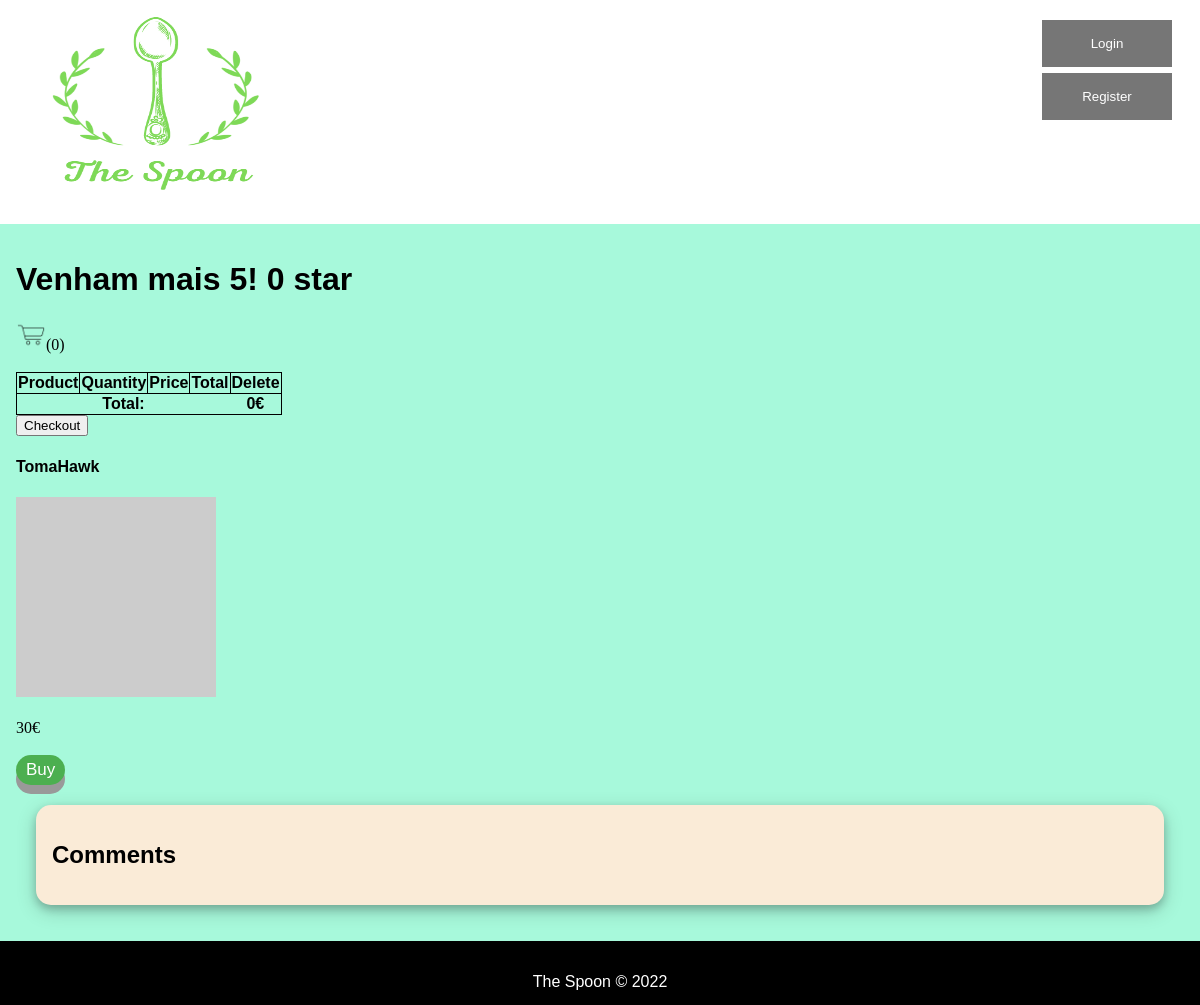
Page /pages/restaurant.php?id=20 on the committed database.
### tables this page shows
CREATE TABLE Restaurant (
	idRestaurant 		INTEGER PRIMARY KEY,
	Name 			VARCHAR NOT NULL,
	idUser		INTEGER NOT NULL 	CONSTRAINT fk_restaurant_iduser REFERENCES User (idUser)
												ON DELETE CASCADE ON UPDATE CASCADE,
	idRestCategory		INTEGER NOT NULL 	CONSTRAINT fk_restaurant_idrestcategory REFERENCES RestCategory (idRestCategory)
												ON DELETE CASCADE ON UPDATE CASCADE,
	Photo			VARCHAR	DEFAULT '',
	Description		VARCHAR DEFAULT '',
	Rating 		REAL NOT NULL,
	idAddress		INTEGER NOT NULL 	CONSTRAINT fk_restaurant_idaddress REFERENCES Address (idAddress)
												ON DELETE CASCADE ON UPDATE CASCADE,
	CONSTRAINT evaluation_rating CHECK ((Rating >= 0) and (Rating <= 5))
);

CREATE TABLE MenuItem (
	idMenuItem	 	INTEGER PRIMARY KEY,
	Name 			VARCHAR 	NOT NULL,
	Price 			INTEGER NOT NULL,
	Photo			VARCHAR	DEFAULT '',
	idMenu			INTEGER NOT NULL 	CONSTRAINT fk_menuitem_idmenu 	REFERENCES Menu (idMenu)
												ON DELETE CASCADE ON UPDATE CASCADE
);

### pages/restaurant.php (called while the page is built, shortened)
<?php
  require_once('../utils/session.php');
  require_once('../database/connection.php');
  require_once('../database/restaurant.class.php');
  require_once('../database/menu.class.php');
  require_once('../database/review.class.php');
  require_once('../templates/common.tpl.php');
  require_once('../templates/restaurant.tpl.php');
  $db = getDatabaseConnection();
  $restaurant = Restaurant::getRestaurant($db, intval($_GET['id']));
  $menu = Menu::getMenu($db, intval($_GET['id']));
  $comments = Review::getReviewsFromRestaurant($db, intval($_GET['id']));
  $user = User::getRestaurantOwner($db, $restaurant->id);
  drawRestaurant($session, $restaurant, $user, $menu, $comments);
?>

### database/restaurant.class.php (called while the page is built, shortened)
<?php
  class Restaurant {
    public function __construct(int $id, string $name, string $description, string $photo, string $street, string $city, string $state, int $postalCode, float $rating) {
      $this->name = $name;
      $this->rating = $rating;
    }
    static function getRestaurant(PDO $db, int $id) : Restaurant {
      $stmt = $db->prepare('
      SELECT idRestaurant, Name, Description, Photo, Street, City, State, PostalCode, Rating
      FROM Restaurant JOIN Address USING (idAddress)
      WHERE idRestaurant = ?
    ');
      $stmt->execute(array($id));
      $restaurant = $stmt->fetch();
      return new Restaurant(
        (int)$restaurant['idRestaurant'],
        $restaurant['Name'],
        $restaurant['Description'],
        $restaurant['Photo'],
        $restaurant['Street'],
        $restaurant['City'],
        $restaurant['State'],
        (int)$restaurant['PostalCode'],
        (float)$restaurant['Rating']
      );
    }
  }
?>

### utils/session.php (called while the page is built, shortened)
<?php
  class Session {
    public function isLoggedIn() : bool {
      return isset($_SESSION['id']);
    }
    public function getId() : ?int {
      return isset($_SESSION['id']) ? $_SESSION['id'] : null;
    }
  }
?>

### database/user.class.php (called while the page is built, shortened)
<?php
  class User {
    public function __construct(int $idUser, string $email, string $name, string $street, string $city, string $state, int $postalcode, int $phone, bool $restOwner = false)
    {
      $this->idUser = $idUser;
    }
    static function getUser(PDO $db, int $id): User {
      $stmt = $db->prepare('
        SELECT idUser, Email, Name, Street, City, State, PostalCode, Phone, RestOwner
        FROM User JOIN Address USING (idAddress)
        WHERE idUser = ?
      ');
      $stmt->execute(array($id));
      $user = $stmt->fetch();
      return new User
     (
        (int)$user['idUser'],
        $user['Email'],
        $user['Name'],
        $user['Street'],
        $user['City'],
        $user['State'],
        (int)$user['PostalCode'],
        (int)$user['Phone'],
        (bool)$user['RestOwner']
      );
    }
  }
?>

### database/review.class.php (called while the page is built, shortened)
<?php
  require_once('user.class.php');
  class Review {
    static function getReviewsFromRestaurant(PDO $db, int $id) : array {
      $stmt = $db->prepare('SELECT idEvaluation, Rating, Message, idUser, Comments, idRestaurant  FROM Evaluation WHERE idRestaurant = ?');
      $stmt->execute(array($id));
      $stmt2 = $db->prepare('SELECT idUser, idRestaurant FROM Restaurant WHERE idRestaurant = ?');
      $stmt2->execute(array($id));
      $restOwner = User::getUser($db, intval($stmt2->fetch()['idUser']));
      $reviews = array();
      return $reviews;
    }
  }
?>

### database/menu.class.php (called while the page is built, shortened)
<?php
  class Menu {
    static function getMenu(PDO $db, int $id) : array {
        $stmt = $db->prepare('SELECT idMenuItem, Name, Price, Photo FROM MenuItem JOIN Menu USING (idMenu) WHERE idRestaurant = ?');
        $stmt->execute(array($id));
        $menu = array();
        while ($menuItem = $stmt->fetch()) {
          $menu[] = new MenuItem(
            (int) $menuItem['idMenuItem'],
            $menuItem['Name'],
            (int) $menuItem['Price'],
            $menuItem['Photo']
          );
        }
        return $menu;
    }
  }
  class MenuItem {
    public function __construct(int $id, string $name, int $price, string $photo)
    {
      $this->id = $id;
      $this->name = $name;
      $this->price = $price;
      $this->photo = $photo;
    }
  }
?>

### templates/restaurant.tpl.php (the view, shortened to what this page needs)
<?php function drawRestaurant(Session $session, Restaurant $restaurant, User $restOwner, array $menuItems, array $comments) {
  drawName($restaurant);
  if($session->getId() != $restOwner->idUser) drawCart($session, $restaurant->id);
  drawItems($session, $menuItems, $restOwner->idUser);
  drawComments($session, $restaurant, $restOwner, $comments);
} ?>
<?php function openRegForm2() { ?>
  <button onclick="openRegisterForm()">Buy</button>
<?php } ?>
<?php function drawComments(Session $session, Restaurant $restaurant, User $restOwner, array $comments) { ?>
  <section class="comment-section" id="comments">
    <h2>Comments</h2>
  </section>
<?php } ?>
<?php function drawName(Restaurant $restaurant) { ?>
  <h1><?=$restaurant->name?> <?=$restaurant->rating?> star</h1>
<?php } ?>
<?php function drawItems(Session $session, array $menuItems, int $restOwner) { ?>
  <section id="menuItems">
    <?php foreach ($menuItems as $menuItem) { ?>
      <article data-id="<?=$menuItem->id?>">
        <h4><?=$menuItem->name?></h4>
        <img src=<?=$menuItem->photo?> alt="item image" width="200" height="200"></a>
        <p class="price" price="<?=$menuItem->price?>"><?=$menuItem->price?>€</p>
        <?php
          if(!$session->isLoggedIn()) openRegForm2();
        ?>
      </article>
    <?php } ?>
  </section>
<?php } ?>

### css/layout.css (style rules this page uses)
* { -webkit-box-sizing: border-box; -moz-box-sizing: border-box; box-sizing: border-box; }
body { background-color: #a7f9db; margin: 0 auto; display: flex; min-height: 100vh; flex-direction: column; }
.comment-section { display: flex; flex-direction: column; margin: 20px; border-radius: 15px; padding: 16px; }

### css/common.css (style rules this page uses)
body { font-family: "Poppins", sans-serif; }
p { font-family: "Lora", serif; line-height: 1.4em; }
.comment-section { background-color: antiquewhite; box-shadow: 0 4px 8px 0 rgba(0, 0, 0, 0.2), 0 6px 20px 0 rgba(0, 0, 0, 0.19); }

### css/restaurant.css (style rules this page uses)
#menuItems article button, .favButton, #cart>a:nth-child(3)>button:nth-child(1) { display: inline-block; padding: 5px 10px; font-size: 17px; cursor: pointer; text-align: center; text-decoration: none; outline: none; border: none; border-radius: 15px; box-shadow: 0 9px #999; }
#menuItems article>button { background-color: #4CAF50; color: #fff; }

### rows in the picture
restaurant: Name "Venham mais 5!", Rating "0"
menuitem: Name "TomaHawk", Price "30"
